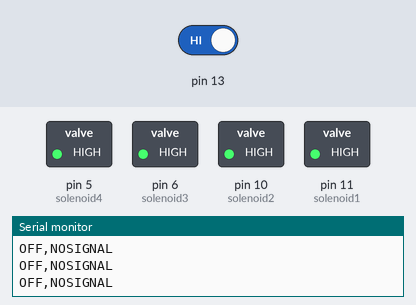
The sketch below on a simulated Arduino Uno, built with avr-gcc and run on an emulated ATmega328P. Parts: switched loads named in the sketch (green lamp = pin HIGH), the last lines printed to the serial monitor. The inputs (shaded band) are chosen by the test bench; at power-on: pin 13 HIGH. Random numbers use the default seed unless the sketch sets one.

Above: at 1.2 s.
1.3 s: pin 13 driven LOW
At 3.4 s:
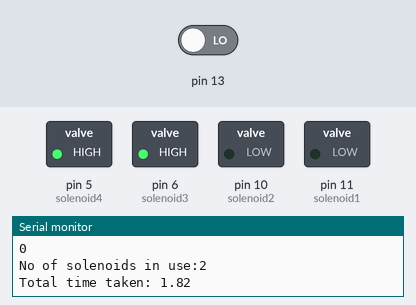
At 4.1 s:
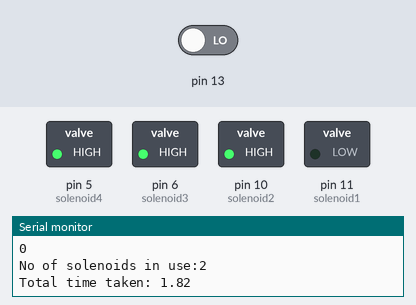
4.3 s: pin 13 driven HIGH
7.3 s: pin 13 driven LOW
At 9.8 s:
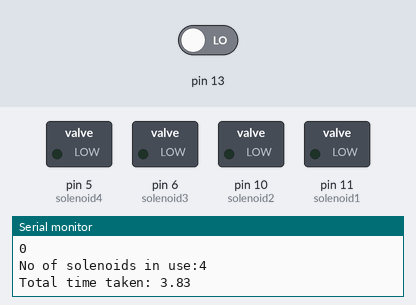
Timing chart, 0 to 16.3 s (numbered marks = the images above; inputs shaded):
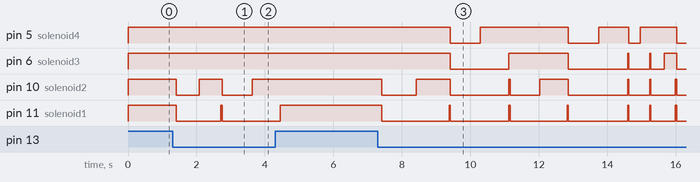

Measured:
- after the input at 1.3 s, pin 10 (solenoid2): HIGH → LOW after 0.10 s, → HIGH 0.68 s later, → LOW 0.67 s later, → HIGH 0.87 s later; pin 11 (solenoid1): HIGH → LOW after 0.10 s, → HIGH 1.3 s later, → LOW 0.04 s later
- after the input at 7.3 s, pin 5 (solenoid4): goes LOW 0.88 s, HIGH 2.6 s, LOW 0.89 s, HIGH 0.87 s, LOW 0.33 s, HIGH 1.1 s, then LOW, starting after 2.1 s

The sketch:

withoutdelay.ino
```cpp
int solenoid1 = 11;
int solenoid2 = 10;
int solenoid3 = 6;
int solenoid4 = 5;

void setup() {
  pinMode(solenoid1,OUTPUT);
  pinMode(solenoid2,OUTPUT);
  pinMode(solenoid3,OUTPUT);
  pinMode(solenoid4,OUTPUT);
  Serial.begin(9600);
}

void loop() {
 String myString = "Total time taken: ";
 if (digitalRead(13) == LOW) {
  float randomValue = random(100, 399) / 100.0;
  for (int i=0; i<=10; i++){
    Serial.println(randomValue);
  }
  for (int j=0; j<=10; j++){
    Serial.println(0);
  }
  if (randomValue >= 3.0) {

    digitalWrite(solenoid1 , LOW);

    digitalWrite(solenoid2 , LOW);

    digitalWrite(solenoid3 , LOW);

    float remainingPercentage = (randomValue - int(randomValue)) * (100.0);

    int solenoid4Time = remainingPercentage * (10);

    digitalWrite(solenoid4 , LOW);
    Serial.println("No of solenoids in use:4");
    Serial.println (myString + randomValue);
    delay(solenoid4Time);
    digitalWrite(solenoid4 , HIGH);
    delay(solenoid4Time);
    digitalWrite(solenoid1 , HIGH);

    digitalWrite(solenoid2 , HIGH);

    digitalWrite(solenoid3 , HIGH);


  } else if (randomValue >= 2.0) {

    digitalWrite(solenoid1 , LOW);

    digitalWrite(solenoid2 , LOW);

    digitalWrite(solenoid4 , HIGH);

    float remainingPercentage = (randomValue - int(randomValue)) * (100.0);

    int solenoid3Time = remainingPercentage * (10);

    digitalWrite(solenoid3 , LOW);
    Serial.println("No of solenoids in use:3");
    Serial.println (myString + randomValue);
    delay(solenoid3Time);
    digitalWrite(solenoid3 , HIGH);
    delay(solenoid3Time);
    digitalWrite(solenoid1 , HIGH);

    digitalWrite(solenoid2 , HIGH);

    digitalWrite(solenoid4 , HIGH);


  } else if (randomValue >= 1.00) {

    digitalWrite(solenoid1 , LOW);

    digitalWrite(solenoid3 , HIGH);

    digitalWrite(solenoid4 , HIGH);


    float remainingPercentage = (randomValue - int(randomValue)) * (100.0);

    int solenoid2Time = remainingPercentage * (10);

    digitalWrite(solenoid2 , LOW);
    Serial.println("No of solenoids in use:2");
    Serial.println (myString + randomValue);
    delay(solenoid2Time);
    digitalWrite(solenoid2 , HIGH);
    delay(solenoid2Time);
    digitalWrite(solenoid1 , HIGH);

    digitalWrite(solenoid3 , HIGH);

    digitalWrite(solenoid4 , HIGH);


  } else if (randomValue >= 0.00) {
    float remainingPercentage = (randomValue - int(randomValue)) * (100.0);

    int solenoid1Time = remainingPercentage * (10);
    digitalWrite(solenoid2 , HIGH);

    digitalWrite(solenoid3 , HIGH);

    digitalWrite(solenoid4 , HIGH);

    digitalWrite(solenoid1 , LOW);
    Serial.println("No of solenoids in use:1");
    Serial.println (myString + randomValue);
    delay(solenoid1Time);
    digitalWrite(solenoid1 , HIGH);
    delay(solenoid1Time);
    digitalWrite(solenoid2 , HIGH);

    digitalWrite(solenoid3 , HIGH);

    digitalWrite(solenoid4 , HIGH);


  } else {

    digitalWrite(solenoid1 , HIGH);

    digitalWrite(solenoid2 , HIGH);

    digitalWrite(solenoid3 , HIGH);

    digitalWrite(solenoid4 , HIGH);
    Serial.println("No solenoid open");
    Serial.println (myString + randomValue);


  }
 } else {


  digitalWrite(solenoid1 , HIGH);

  digitalWrite(solenoid2 , HIGH);

  digitalWrite(solenoid3 , HIGH);

  digitalWrite(solenoid4 , HIGH);
  Serial.println("OFF,NOSIGNAL");


 }


}
```
